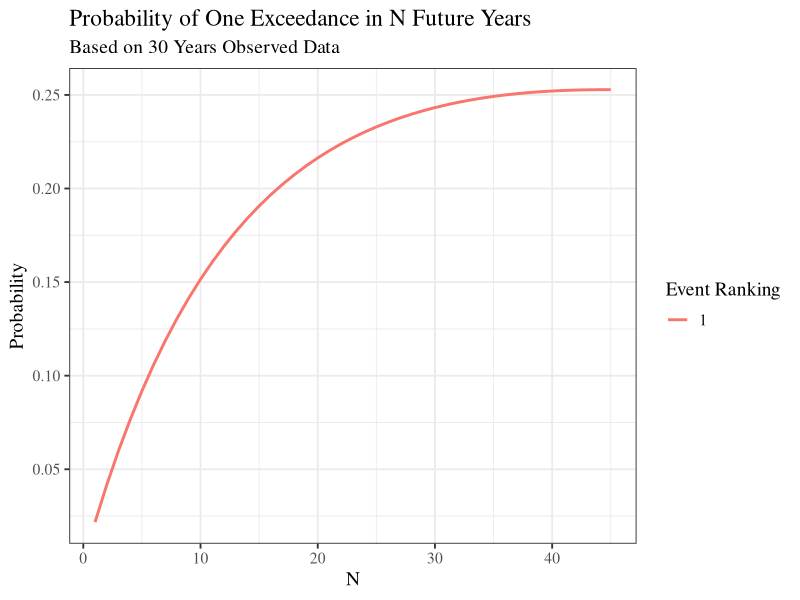

The R script that drew this image:
library(ggplot2)
library(dplyr)
library(readr)
library(scales)

n = 45
N = 1:n
x=1

#probability of exceeding the m_th highest observations, x times in N future trials based on n observations in past
w =function(N) ncol(combn(n,m))*m*ncol(combn(N,x))/((N + n)*ncol(combn(N+n-1,m+x-1)))
# df <- data.frame(N)
# df$w = ncol(combn(n,m))*m*ncol(combn(N,x))/((N + n)*ncol(combn(N+n-1,m+x-1)))
m <- 1
pw1 <- sapply(N, w)
pw1 <- data.frame(unlist(pw1))
# m <- 2
# pw2 <- sapply(N, w)
# pw2 <- unlist(pw2)
# m <- 3
# pw3 <- sapply(N, w)
# pw3 <- unlist(pw3)

pw <- data.frame(cbind(pw1,N))
names(pw) <- c("pw","N")
# library(reshape2)
# pw <- melt(pw)
#
# pw$m <- c(rep(1,length(N)), rep(2,length(N)), rep(3,length(N)))
# pw$N <- rep(N,3)
#plot(pw ~ N, type="l")

pw %>%
  ggplot(aes(N, pw))+
  geom_line(aes(col=factor(m)),lwd=1)+
  theme_bw(14,"serif")+
  labs(title = "Probability of One Exceedance in N Future Years",
       subtitle = "Based on 30 Years Observed Data",
       y="Probability",
       color="Event Ranking")
